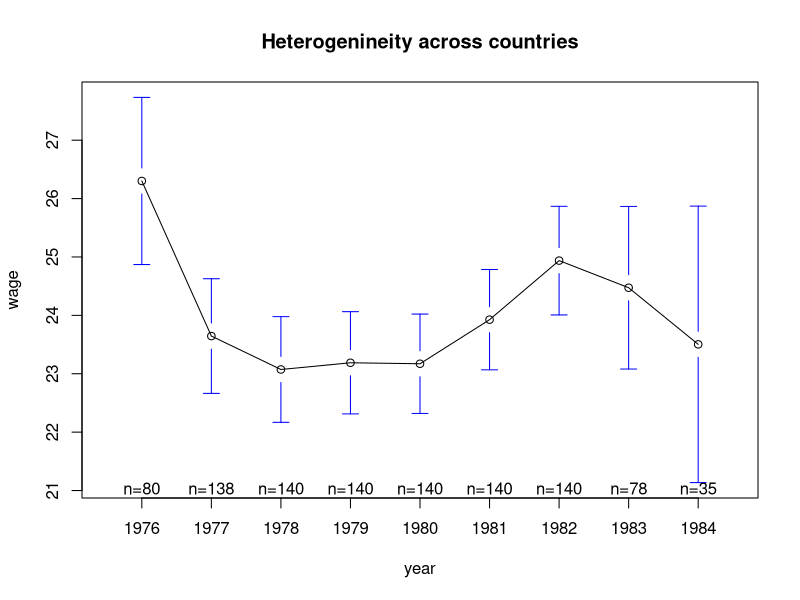
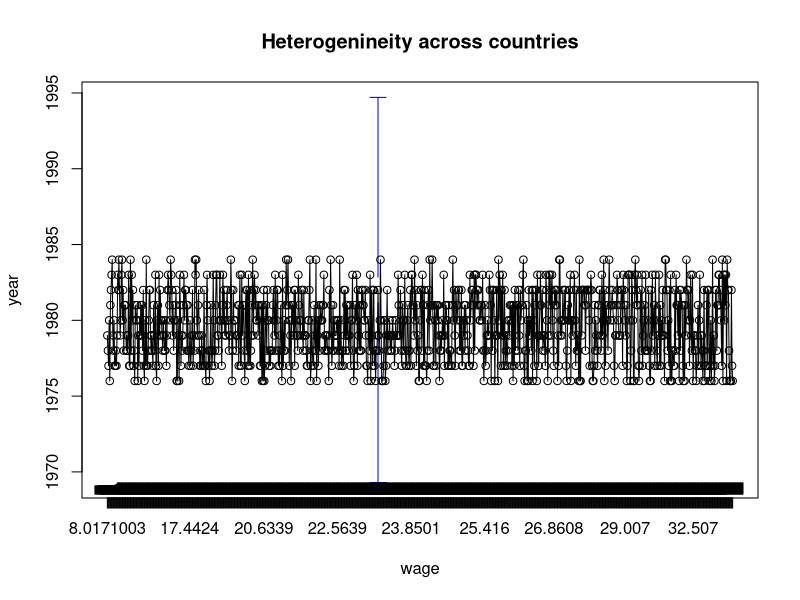
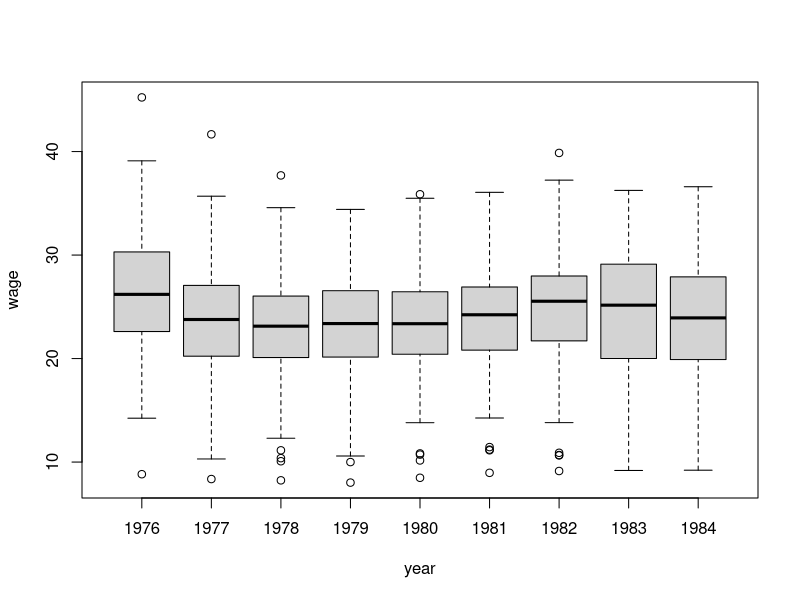
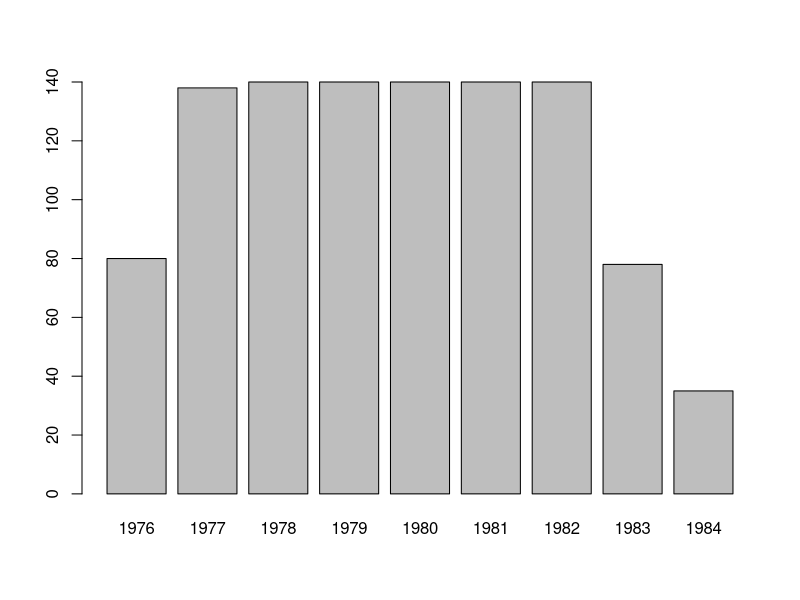
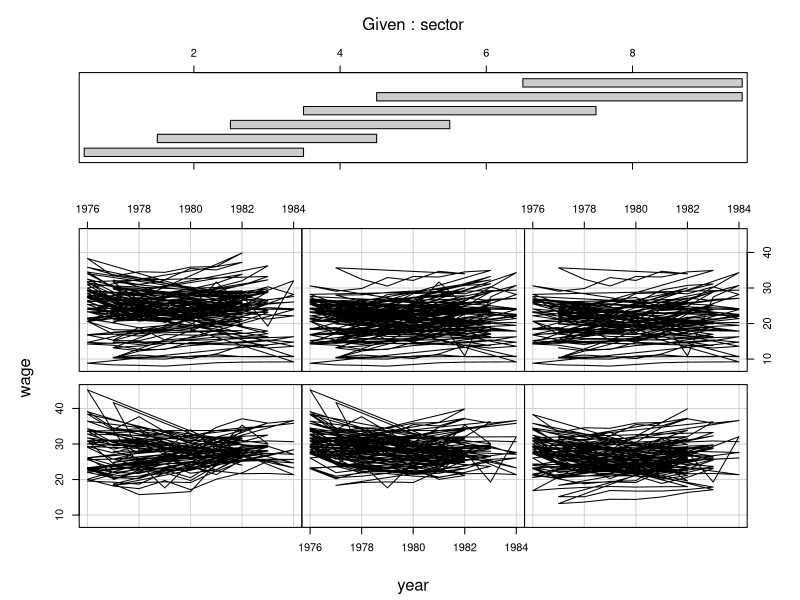
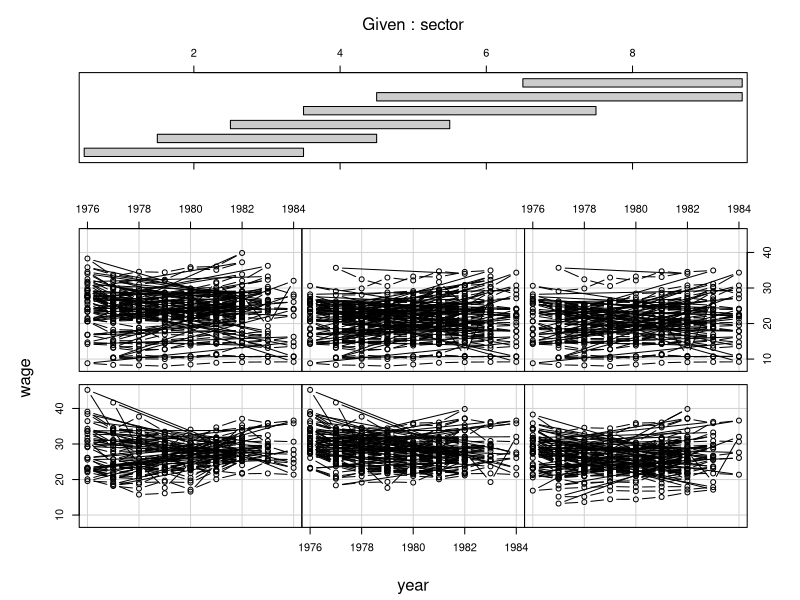
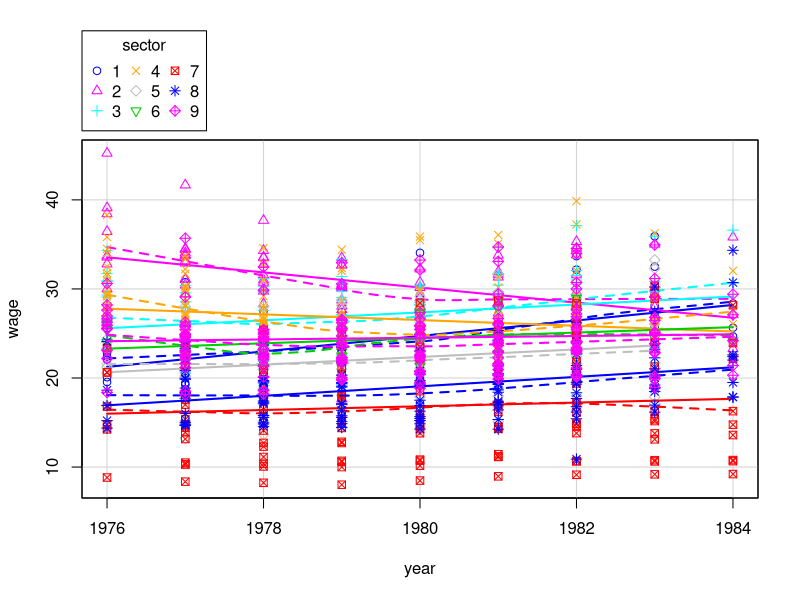
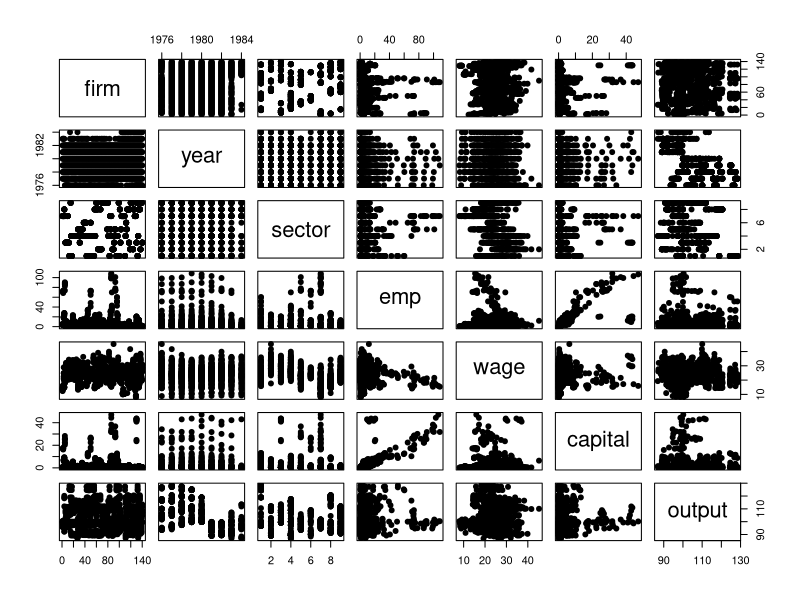

The R script that drew these images, in order:
library(plm)
data("EmplUK",package = "plm")
View(EmplUK)
data("Grunfeld", package = "plm")
View(Grunfeld)

#group means over time
#changes in wage rate/ average weight rate over time
aggregate(wage~year, EmplUK, mean)
library(gplots)

plotmeans(wage~year, main="Heterogenineity across countries", data = EmplUK)

#plotmeans draw a 95% CI around the means
plotmeans(year~wage, main="Heterogenineity across countries", data = EmplUK)


#graphical methods for longitudinal data
#exploring the distribution of wage over time
library(gplots)
boxplot(wage~year, data = EmplUK)

#number of observations in each of the years
library(gplots)
barplot(table(EmplUK$year))


coplot(wage~year|sector, type="l", data=EmplUK) #lines
coplot(wage~year|sector, type="b", data=EmplUK) # Points and lines

library(car)
scatterplot(wage~year|sector, boxplots=FALSE, smooth=TRUE, reg.line=FALSE, data = EmplUK)

#exploring the correlation structure of the data
library(psych)

#producing basic plots
pairs(EmplUK, pch=19)

#show he upper part only
pairs(EmplUK, pch=19, lower.panel = NULL)


#the function pairs.panels() can be used to create a scatter plot of matrices, with bivariate scatter plots below the diagonal, histograms on the diagonal and Pearson correlation
library(psych)

pairs.panels(EmplUK, method = "pearson", hist.col = "pink", density = TRUE, ellipses = TRUE)


#ESTIMATED CPVARIANCE MATRIX
var(EmplUK)
cor(EmplUK)
